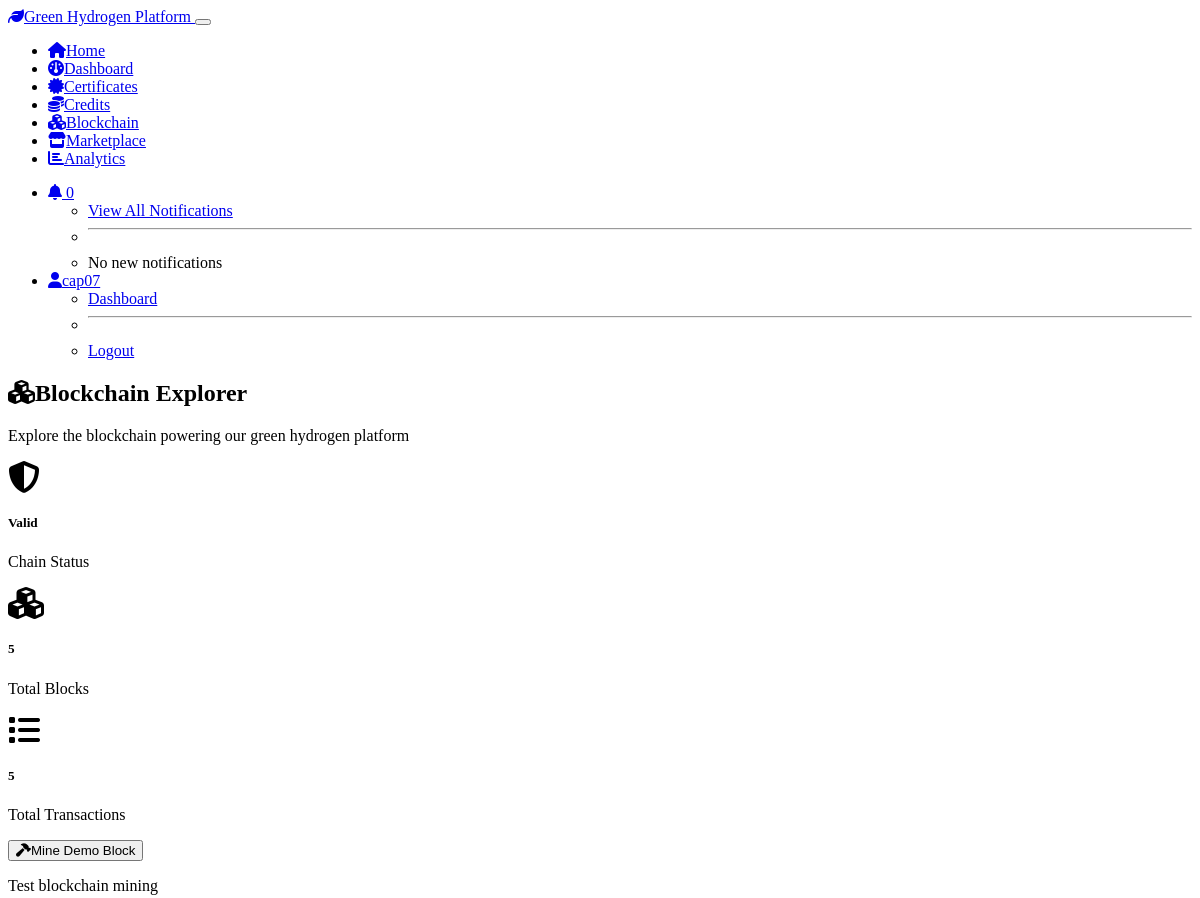
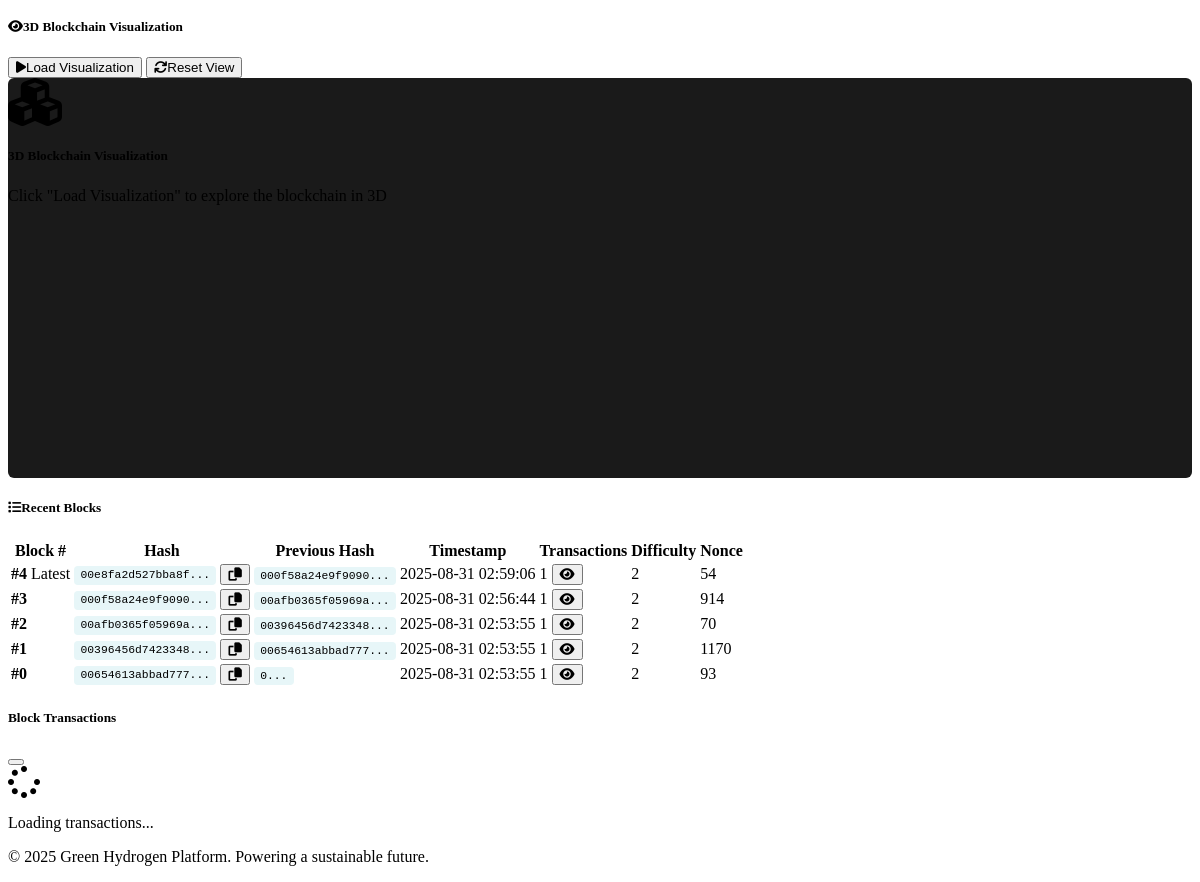
The app's page /blockchain (signed in) with its own data (2 pictures, top to bottom).
### models.py (models this page shows, shortened)
class User(UserMixin, db.Model):
    __tablename__ = 'users'
    id = db.Column(db.Integer, primary_key=True)
    username = db.Column(db.String(64), unique=True, nullable=False)
    email = db.Column(db.String(120), unique=True, nullable=False)
    password_hash = db.Column(db.String(256))
    created_at = db.Column(db.DateTime, default=datetime.utcnow)
    notification_preferences = db.Column(db.Text)
    certificates = db.relationship('Certificate', backref='user', lazy=True)
    credits = db.relationship('Credit', backref='user', lazy=True)
    trade_orders = db.relationship('TradeOrder', backref='user', lazy=True)
    notifications = db.relationship('Notification', backref='user', lazy=True)

class Block(db.Model):
    __tablename__ = 'blocks'
    id = db.Column(db.Integer, primary_key=True)
    index = db.Column(db.Integer, unique=True, nullable=False)
    timestamp = db.Column(db.DateTime, default=datetime.utcnow)
    data = db.Column(db.Text)
    previous_hash = db.Column(db.String(256))
    hash = db.Column(db.String(256), unique=True, nullable=False)
    nonce = db.Column(db.Integer, default=0)
    difficulty = db.Column(db.Integer, default=1)
    def get_transactions(self):
        if self.data:
            return json.loads(self.data)
        return []

### routes.py (the view)
@app.route('/blockchain')
@login_required
def blockchain():
    blocks = Block.query.order_by(Block.index.desc()).limit(10).all()
    blockchain_stats = BlockchainSimulator.get_blockchain_stats()
    return render_template('blockchain.html',
                          is_valid=blockchain_stats['is_valid'],
                          validation_message='Blockchain is valid' if blockchain_stats['is_valid'] else 'Blockchain validation failed',
                          blocks=blocks,
                          blockchain_stats=blockchain_stats)

### app.py (called while the page is built)
@login_manager.user_loader
def load_user(user_id):
    from models import User
    return User.query.get(int(user_id))

### blockchain.py (called while the page is built)
    @staticmethod
    def calculate_hash(index, previous_hash, data, transactions, nonce):
        block_string = f"{index}{previous_hash}{data}{json.dumps(transactions)}{nonce}"
        return hashlib.sha256(block_string.encode()).hexdigest()

    @staticmethod
    def get_latest_block():
        return Block.query.order_by(Block.index.desc()).first()

    @staticmethod
    def validate_chain():
        blocks = Block.query.order_by(Block.index).all()
        for i, block in enumerate(blocks):
            if i == 0:
                if block.index != 0 or block.previous_hash != "0":
                    return False
                continue
            previous_block = blocks[i - 1]
            if block.previous_hash != previous_block.hash:
                return False
            transactions = block.get_transactions()
            calculated_hash = BlockchainSimulator.calculate_hash(
                block.index,
                block.previous_hash,
                block.data,
                transactions,
                block.nonce
            )
            if calculated_hash != block.hash:
                return False
        return True

    @staticmethod
    def get_blockchain_stats():
        total_blocks = Block.query.count()
        latest_block = BlockchainSimulator.get_latest_block()
        total_transactions = 0
        if latest_block:
            blocks = Block.query.all()
            for block in blocks:
                total_transactions += len(block.get_transactions())
        return {
            'total_blocks': total_blocks,
            'total_transactions': total_transactions,
            'latest_block': latest_block,
            'is_valid': BlockchainSimulator.validate_chain()
        }

### templates/blockchain.html (shortened to what this page needs)
{% extends "base.html" %}
{% block content %}
<div class="row">
    <div class="col-12">
        <h2><i class="fas fa-cubes me-2"></i>Blockchain Explorer</h2>
        <p class="text-muted">Explore the blockchain powering our green hydrogen platform</p>
    </div>
</div>
<div class="row mb-4">
    <div class="col-md-3">
        <div class="card bg-{{ 'success' if is_valid else 'danger' }} text-white">
            <div class="card-body text-center">
                <i class="fas fa-{{ 'shield-alt' if is_valid else 'exclamation-triangle' }} fa-2x mb-2"></i>
                <h5>{{ 'Valid' if is_valid else 'Invalid' }}</h5>
                <p class="mb-0">Chain Status</p>
            </div>
        </div>
    </div>
    <div class="col-md-3">
        <div class="card bg-primary text-white">
            <div class="card-body text-center">
                <i class="fas fa-cubes fa-2x mb-2"></i>
                <h5>{{ blockchain_stats.total_blocks }}</h5>
                <p class="mb-0">Total Blocks</p>
            </div>
        </div>
    </div>
    <div class="col-md-3">
        <div class="card bg-info text-white">
            <div class="card-body text-center">
                <i class="fas fa-list fa-2x mb-2"></i>
                <h5>{{ blockchain_stats.total_transactions }}</h5>
                <p class="mb-0">Total Transactions</p>
            </div>
        </div>
    </div>
    <div class="col-md-3">
        <div class="card">
            <div class="card-body text-center">
                <button id="mine-demo-block" class="btn btn-warning">
                    <i class="fas fa-hammer me-2"></i>Mine Demo Block
                </button>
                <p class="mt-2 mb-0 small text-muted">Test blockchain mining</p>
            </div>
        </div>
    </div>
</div>
<div class="row mb-4">
    <div class="col-12">
        <div class="card">
            <div class="card-header d-flex justify-content-between align-items-center">
                <h5><i class="fas fa-eye me-2"></i>3D Blockchain Visualization</h5>
                <div class="btn-group" role="group">
                    <button id="load-visualization" class="btn btn-primary btn-sm">
                        <i class="fas fa-play me-1"></i>Load Visualization
                    </button>
                    <button id="reset-view" class="btn btn-secondary btn-sm">
                        <i class="fas fa-refresh me-1"></i>Reset View
                    </button>
                </div>
            </div>
            <div class="card-body">
                <div id="blockchain-visualization" style="height: 400px; background: #1a1a1a; border-radius: 0.375rem;">
                    <div class="d-flex align-items-center justify-content-center h-100">
                        <div class="text-center">
                            <i class="fas fa-cubes fa-3x text-muted mb-3"></i>
                            <h5>3D Blockchain Visualization</h5>
                            <p class="text-muted">Click "Load Visualization" to explore the blockchain in 3D</p>
                        </div>
                    </div>
                </div>
            </div>
        </div>
    </div>
</div>
<div class="row">
    <div class="col-12">
        <div class="card">
            <div class="card-header">
                <h5><i class="fas fa-list me-2"></i>Recent Blocks</h5>
            </div>
            <div class="card-body">
                {% if blocks %}
                    <div class="table-responsive">
                        <table class="table table-hover">
                            <thead>
                                <tr>
                                    <th>Block #</th>
                                    <th>Hash</th>
                                    <th>Previous Hash</th>
                                    <th>Timestamp</th>
                                    <th>Transactions</th>
                                    <th>Difficulty</th>
                                    <th>Nonce</th>
                                </tr>
                            </thead>
                            <tbody>
                                {% for block in blocks %}
                                <tr class="block-row" data-block-index="{{ block.index }}">
                                    <td>
                                        <strong>#{{ block.index }}</strong>
                                        {% if loop.first %}
                                        <span class="badge bg-success ms-1">Latest</span>
                                        {% endif %}
                                    </td>
                                    <td>
                                        <code class="text-info">{{ block.hash[:16] }}...</code>
                                        <button class="btn btn-sm btn-link p-0 ms-1"
                                                onclick="copyToClipboard('{{ block.hash }}')"
                                                title="Copy full hash">
                                            <i class="fas fa-copy"></i>
                                        </button>
                                    </td>
                                    <td>
                                        <code class="text-muted">{{ block.previous_hash[:16] }}...</code>
                                    </td>
                                    <td>{{ block.timestamp.strftime('%Y-%m-%d %H:%M:%S') }}</td>
                                    <td>
                                        <span class="badge bg-primary">{{ block.get_transactions()|length }}</span>
                                        {% if block.get_transactions()|length > 0 %}
                                        <button class="btn btn-sm btn-outline-info ms-1"
                                                onclick="showTransactions({{ block.index }})"
                                                title="View transactions">
                                            <i class="fas fa-eye"></i>
                                        </button>
                                        {% endif %}
                                    </td>
                                    <td>{{ block.difficulty }}</td>
                                    <td>{{ block.nonce }}</td>
                                </tr>
                                {% endfor %}
                            </tbody>
                        </table>
                    </div>
                {% endif %}
            </div>
        </div>
    </div>
</div>
<div class="modal fade" id="transactionModal" tabindex="-1">
    <div class="modal-dialog modal-lg">
        <div class="modal-content">
            <div class="modal-header">
                <h5 class="modal-title">Block Transactions</h5>
                <button type="button" class="btn-close" data-bs-dismiss="modal"></button>
            </div>
            <div class="modal-body">
                <div id="transaction-details">
                    <div class="text-center">
                        <i class="fas fa-spinner fa-spin fa-2x"></i>
                        <p class="mt-2">Loading transactions...</p>
                    </div>
                </div>
            </div>
        </div>
    </div>
</div>
{% endblock %}

### templates/base.html (shortened to what this page needs)
<!DOCTYPE html>
<html lang="en" data-bs-theme="dark">
<head>
    <link href="https://cdn.replit.com/agent/bootstrap-agent-dark-theme.min.css" rel="stylesheet">
    <link rel="stylesheet" href="https://cdnjs.cloudflare.com/ajax/libs/font-awesome/6.4.0/css/all.min.css">
    <link rel="stylesheet" href="{{ url_for('static', filename='css/style.css') }}">
</head>
<body>
    <nav class="navbar navbar-expand-lg navbar-dark bg-primary">
        <div class="container">
            <a class="navbar-brand" href="{{ url_for('index') }}">
                <i class="fas fa-leaf me-2"></i>Green Hydrogen Platform
            </a>
            <button class="navbar-toggler" type="button" data-bs-toggle="collapse" data-bs-target="#navbarNav">
            </button>
            <div class="collapse navbar-collapse" id="navbarNav">
                <ul class="navbar-nav me-auto">
                    <li class="nav-item">
                        <a class="nav-link" href="{{ url_for('index') }}">
                            <i class="fas fa-home me-1"></i>Home
                        </a>
                    </li>
                    {% if current_user.is_authenticated %}
                    <li class="nav-item">
                        <a class="nav-link" href="{{ url_for('dashboard') }}">
                            <i class="fas fa-dashboard me-1"></i>Dashboard
                        </a>
                    </li>
                    <li class="nav-item">
                        <a class="nav-link" href="{{ url_for('certificates') }}">
                            <i class="fas fa-certificate me-1"></i>Certificates
                        </a>
                    </li>
                    <li class="nav-item">
                        <a class="nav-link" href="{{ url_for('credits') }}">
                            <i class="fas fa-coins me-1"></i>Credits
                        </a>
                    </li>
                    <li class="nav-item">
                        <a class="nav-link" href="{{ url_for('blockchain') }}">
                            <i class="fas fa-cubes me-1"></i>Blockchain
                        </a>
                    </li>
                    <li class="nav-item">
                        <a class="nav-link" href="{{ url_for('marketplace') }}">
                            <i class="fas fa-store me-1"></i>Marketplace
                        </a>
                    </li>
                    <li class="nav-item">
                        <a class="nav-link" href="{{ url_for('analytics') }}">
                            <i class="fas fa-chart-bar me-1"></i>Analytics
                        </a>
                    </li>
                    {% endif %}
                </ul>
                <ul class="navbar-nav">
                    {% if current_user.is_authenticated %}
                    <li class="nav-item dropdown">
                        <a class="nav-link dropdown-toggle" href="#" role="button" data-bs-toggle="dropdown">
                            <i class="fas fa-bell me-1"></i>
                            <span class="badge bg-warning" id="notification-count">0</span>
                        </a>
                        <ul class="dropdown-menu">
                            <li><a class="dropdown-item" href="{{ url_for('notifications') }}">View All Notifications</a></li>
                            <li><hr class="dropdown-divider"></li>
                            <li><span class="dropdown-item-text text-muted">No new notifications</span></li>
                        </ul>
                    </li>
                    <li class="nav-item dropdown">
                        <a class="nav-link dropdown-toggle" href="#" role="button" data-bs-toggle="dropdown">
                            <i class="fas fa-user me-1"></i>{{ current_user.username }}
                        </a>
                        <ul class="dropdown-menu">
                            <li><a class="dropdown-item" href="{{ url_for('dashboard') }}">Dashboard</a></li>
                            <li><hr class="dropdown-divider"></li>
                            <li><a class="dropdown-item" href="{{ url_for('logout') }}">Logout</a></li>
                        </ul>
                    </li>
                    {% endif %}
                </ul>
            </div>
        </div>
    </nav>
    <main class="container mt-4">
        {% block content %}{% endblock %}
    </main>
    <footer class="bg-secondary mt-5 py-4">
        <div class="container text-center">
            <p>&copy; 2025 Green Hydrogen Platform. Powering a sustainable future.</p>
        </div>
    </footer>
</body>
</html>

### static/css/style.css (style rules this page uses)
:root { --hydrogen-green: #28a745; --hydrogen-blue: #007bff; --blockchain-purple: #6f42c1; --carbon-orange: #fd7e14; }
#blockchain-visualization { border: 2px solid var(--bs-border-color); border-radius: var(--bs-border-radius); cursor: move; user-select: none; }
.card { transition: transform 0.2s ease-in-out; }
.table-responsive { border-radius: var(--bs-border-radius); }
.table th { border-bottom: 2px solid var(--bs-border-color); font-weight: 600; }
.btn { transition: all 0.2s ease-in-out; }
code { padding: 0.2rem 0.4rem; font-size: 0.875em; color: var(--bs-info); background-color: rgba(23, 162, 184, 0.1); border-radius: 0.25rem; }

### records on screen
User: username "cap07"
Block: index "4", shows "Latest", hash "00e8fa2d527bba8f", previous_hash "000f58a24e9f9090", timestamp "2025-08-31 02:59:06", get_transactions|length "1", difficulty "2", nonce "54"
Block: index "3", hash "000f58a24e9f9090", previous_hash "00afb0365f05969a", timestamp "2025-08-31 02:56:44", get_transactions|length "1", difficulty "2", nonce "914"
Block: index "2", hash "00afb0365f05969a", previous_hash "00396456d7423348", timestamp "2025-08-31 02:53:55", get_transactions|length "1", difficulty "2", nonce "70"
Block: index "1", hash "00396456d7423348", previous_hash "00654613abbad777", timestamp "2025-08-31 02:53:55", get_transactions|length "1", difficulty "2", nonce "1170"
Block: index "0", hash "00654613abbad777", previous_hash "0", timestamp "2025-08-31 02:53:55", get_transactions|length "1", difficulty "2", nonce "93"

### other values on screen
{{ 'Valid' if is_valid else 'Invalid' }} "Valid"
{{ blockchain_stats.total_blocks }} "5"
{{ blockchain_stats.total_transactions }} "5"
